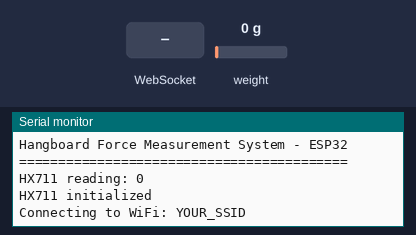
A program run on a simulated ESP32. On the bench: the last lines printed to the serial monitor. The test bench sets the inputs (shaded band); at power-on: weight on the scale 0 g. WiFi joins after 1.5 s; servers stay silent unless stated.

Above: at 3.3 s.
3.4 s: WebSocket text "1" received
At 4.1 s:
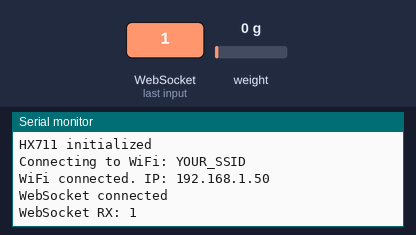
5.1 s: WebSocket text "0" received
At 5.6 s:
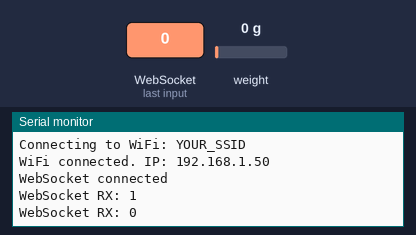

Measured:
- after the input at 3.4 s, the serial monitor: prints a new line after 0.30 s (image 1)
- after the input at 5.1 s, the serial monitor: prints a new line after 0.08 s (image 2)

The program:

main.cpp
```cpp
/*
 * Hangboard Force Measurement System - ESP32 Firmware
 *
 * HX711 Load Cell Reader via WebSocket
 * - Samples at 80 Hz
 * - Outputs at 20 Hz (moving average of 4 samples)
 * - Sends raw values to backend for calibration
 */

#include <WiFi.h>
#include <WebSocketsClient.h>
#include <ArduinoJson.h>
#include "HX711.h"
#include "config.h"

// WiFi Configuration (from config.h)
const char* ssid = WIFI_SSID;
const char* password = WIFI_PASSWORD;
const char* ws_server = WS_SERVER;
const int ws_port = WS_PORT;
const char* ws_path = "/ws/esp";

// HX711 Configuration
const int LOADCELL_DOUT_PIN = 25;
const int LOADCELL_SCK_PIN = 26;

// Sampling Configuration
const int SAMPLE_RATE_HZ = 80;
const int MOVING_AVG_WINDOW = 4;
const int OUTPUT_RATE_HZ = 20;
const unsigned long SAMPLE_INTERVAL_US = 1000000 / SAMPLE_RATE_HZ;
const unsigned long OUTPUT_INTERVAL_MS = 1000 / OUTPUT_RATE_HZ;

// Reconnection
const unsigned long WIFI_RECONNECT_INTERVAL_MS = 5000;
const unsigned long WS_RECONNECT_INTERVAL_MS = 3000;

// Circular buffer for moving average - HX711 is 24-bit, use int32_t
int32_t sample_buffer[4] = {0, 0, 0, 0};
uint8_t buffer_index = 0;

// Timing
unsigned long last_sample_us = 0;
unsigned long last_output_ms = 0;
unsigned long last_wifi_attempt_ms = 0;

// HX711 instance
HX711 scale;

// WebSocket instance
WebSocketsClient webSocket;

// Connection states
bool wifi_connected = false;
bool ws_connected = false;
bool ws_started = false;

/*
 * Moving average calculation
 */
int32_t add_sample(int32_t raw) {
  sample_buffer[buffer_index] = raw;
  buffer_index = (buffer_index + 1) % MOVING_AVG_WINDOW;

  int64_t sum = 0;
  for (int i = 0; i < MOVING_AVG_WINDOW; i++) {
    sum += sample_buffer[i];
  }
  return (int32_t)(sum / MOVING_AVG_WINDOW);
}

/*
 * WiFi event handler
 */
void onWiFiEvent(WiFiEvent_t event, WiFiEventInfo_t info) {
  switch (event) {
    case SYSTEM_EVENT_STA_GOT_IP:
      Serial.print("WiFi connected. IP: ");
      Serial.println(WiFi.localIP());
      wifi_connected = true;
      if (!ws_started) {
        webSocket.begin(ws_server, ws_port, ws_path);
        webSocket.setReconnectInterval(WS_RECONNECT_INTERVAL_MS);
        ws_started = true;
      }
      break;

    case SYSTEM_EVENT_STA_DISCONNECTED:
      Serial.println("WiFi disconnected");
      wifi_connected = false;
      ws_connected = false;
      break;

    default:
      break;
  }
}

/*
 * WebSocket event handler
 */
void webSocketEvent(WStype_t type, uint8_t * payload, size_t length) {
  switch(type) {
    case WStype_CONNECTED:
      Serial.println("WebSocket connected");
      ws_connected = true;
      break;

    case WStype_DISCONNECTED:
      Serial.println("WebSocket disconnected");
      ws_connected = false;
      break;

    case WStype_ERROR:
      Serial.println("WebSocket error");
      ws_connected = false;
      break;

    case WStype_TEXT:
      Serial.print("WebSocket RX: ");
      Serial.println((char*)payload);
      break;

    default:
      break;
  }
}

/*
 * Send measurement - JSON: { "timestamp": number, "raw": number }
 */
void send_measurement(uint32_t timestamp_ms, int32_t raw) {
  if (!ws_connected) return;

  JsonDocument doc;
  doc["timestamp"] = timestamp_ms;
  doc["raw"] = raw;

  String json;
  serializeJson(doc, json);
  webSocket.sendTXT(json);
}

/*
 * Initialize HX711
 */
void init_hx711() {
  scale.begin(LOADCELL_DOUT_PIN, LOADCELL_SCK_PIN);
  delay(1000);
  Serial.print("HX711 reading: ");
  Serial.println(scale.read());
  Serial.println("HX711 initialized");
}

/*
 * Initialize WiFi
 */
void init_wifi() {
  Serial.print("Connecting to WiFi: ");
  Serial.println(ssid);
  WiFi.onEvent(onWiFiEvent);
  WiFi.mode(WIFI_STA);
  WiFi.begin(ssid, password);
}

/*
 * Setup
 */
void setup() {
  Serial.begin(115200);
  delay(1000);

  Serial.println("\n\nHangboard Force Measurement System - ESP32");
  Serial.println("==========================================");

  init_hx711();
  init_wifi();
  webSocket.onEvent(webSocketEvent);

  last_sample_us = micros();
  last_output_ms = millis();
  last_wifi_attempt_ms = millis();
}

/*
 * Main loop
 */
void loop() {
  unsigned long now_ms = millis();

  // WebSocket housekeeping — must be called frequently
  if (wifi_connected && ws_started) {
    webSocket.loop();
  }

  // WiFi reconnect
  if (!wifi_connected && (now_ms - last_wifi_attempt_ms >= WIFI_RECONNECT_INTERVAL_MS)) {
    last_wifi_attempt_ms = now_ms;
    Serial.println("Attempting WiFi reconnect...");
    WiFi.begin(ssid, password);
  }

  unsigned long now_us = micros();

  // Sample at 80 Hz
  if (now_us - last_sample_us >= SAMPLE_INTERVAL_US) {
    last_sample_us = now_us;

    if (scale.is_ready()) {
      int32_t raw = (int32_t)scale.read();
      int32_t avg = add_sample(raw);

      // Output at 20 Hz
      if (now_ms - last_output_ms >= OUTPUT_INTERVAL_MS) {
        last_output_ms = now_ms;
        send_measurement((uint32_t)now_ms, avg);
      }
    }
  }

  delay(5);
}
```

config.example.h
```cpp
/*
 * WiFi & backend credentials template.
 * Copy this file to config.h and fill in your values:
 *
 *   cp config.example.h config.h
 */

#define WIFI_SSID     "YOUR_SSID"
#define WIFI_PASSWORD  "YOUR_PASSWORD"
#define WS_SERVER     "192.168.178.39"   // IP of machine running the backend
#define WS_PORT       3001
```
